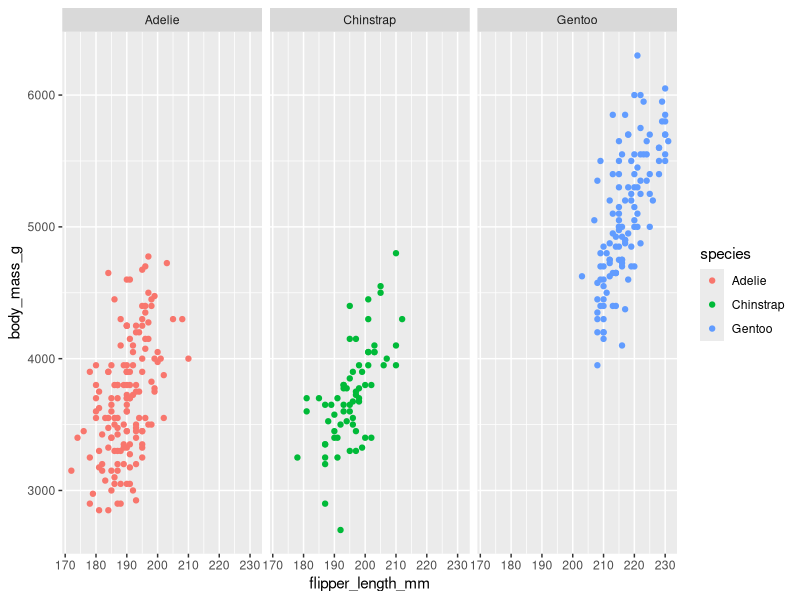
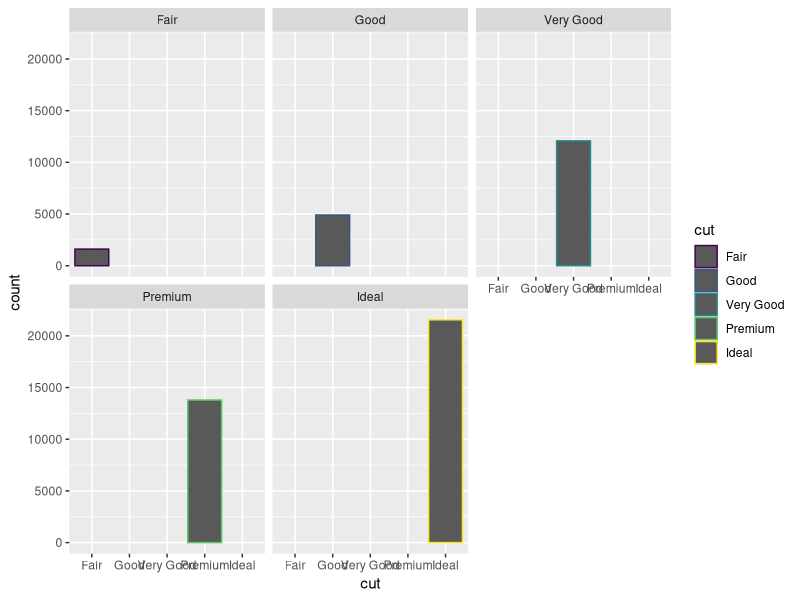
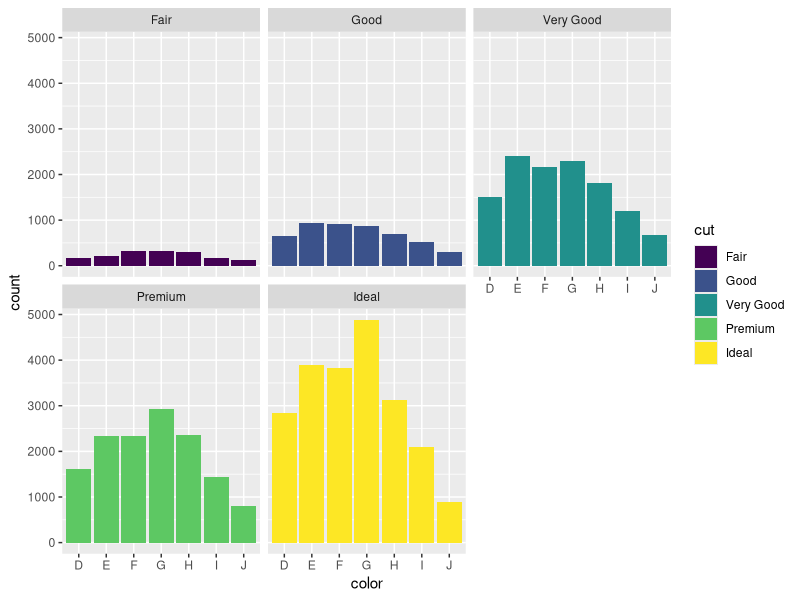
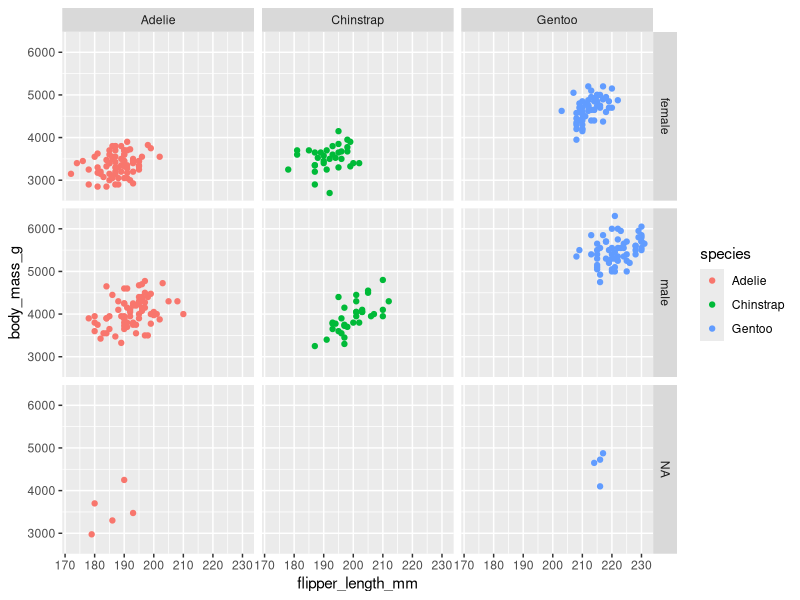

Recreate these plots in R, in order.
library(ggplot2)
library(palmerpenguins)

#Facet functions let you display smaller groups, or subsets, of your data. 

#Plotting different category of data within one dataset differently
ggplot(data = penguins, aes(x=flipper_length_mm, 
                 y=body_mass_g)) +
  geom_point(aes(color=species)) +
  facet_wrap(~species)

#using diamond data
#using facet for diamond
ggplot(data = diamonds) + geom_bar(mapping = aes(x=cut,color=cut)) +
  facet_wrap(~cut)

#Adding colour to your facet
ggplot(data = diamonds) + 
  geom_bar(mapping = aes(x=color,fill=cut)) + 
  facet_wrap(~cut)


#To facet two variables
ggplot(data = penguins) + 
  geom_point(mapping=aes(x=flipper_length_mm,y=body_mass_g,color=species)) + 
  facet_grid(sex~species)
